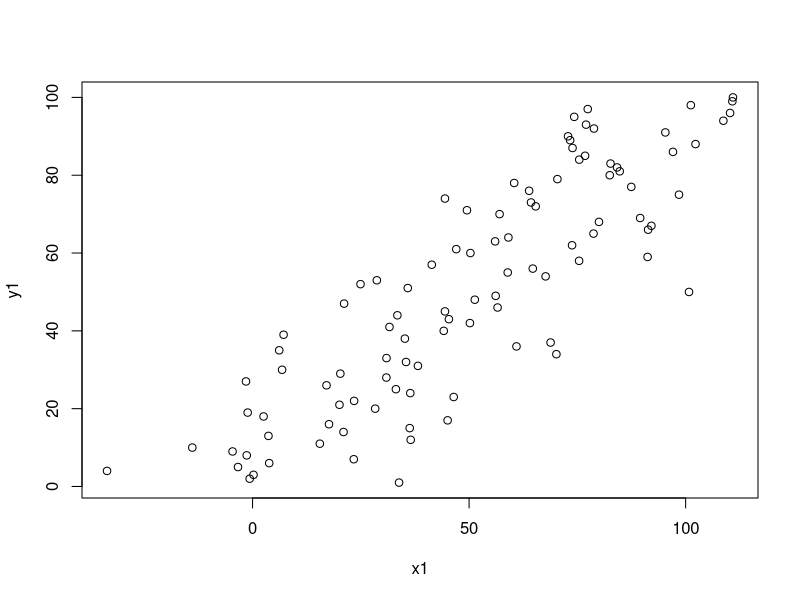
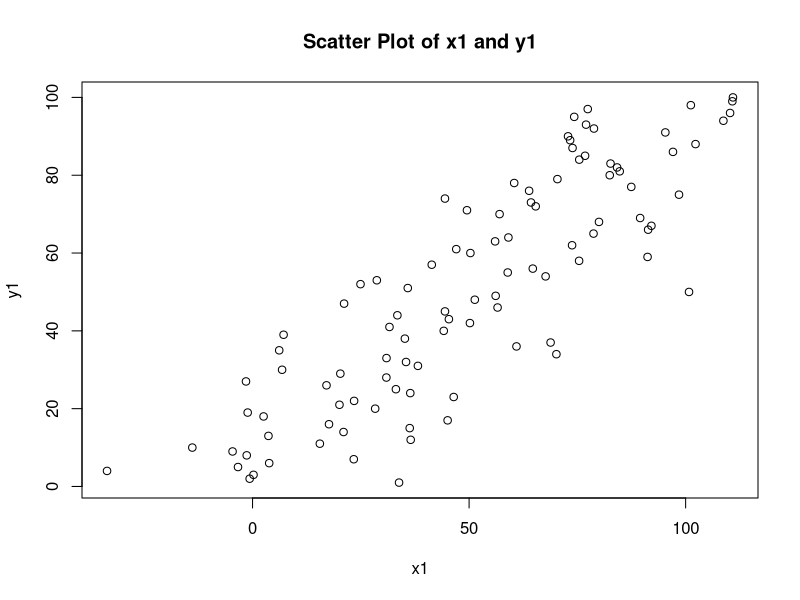
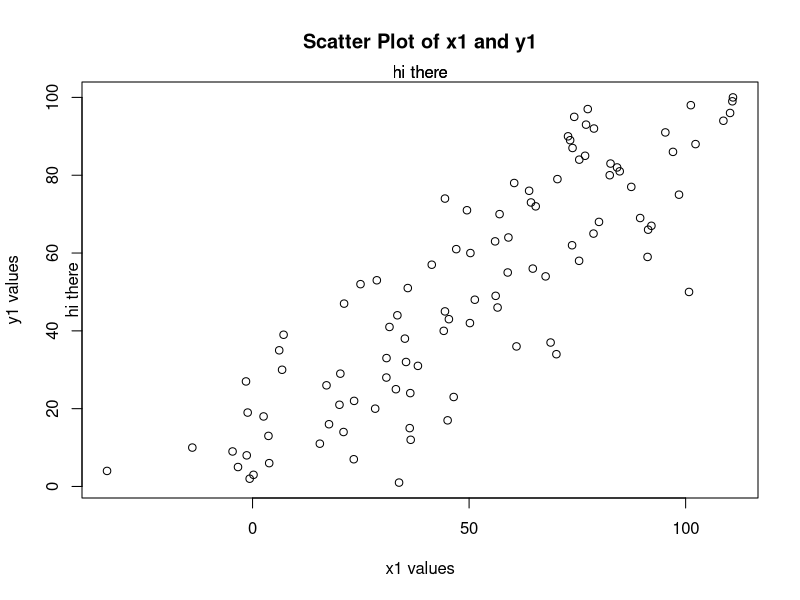
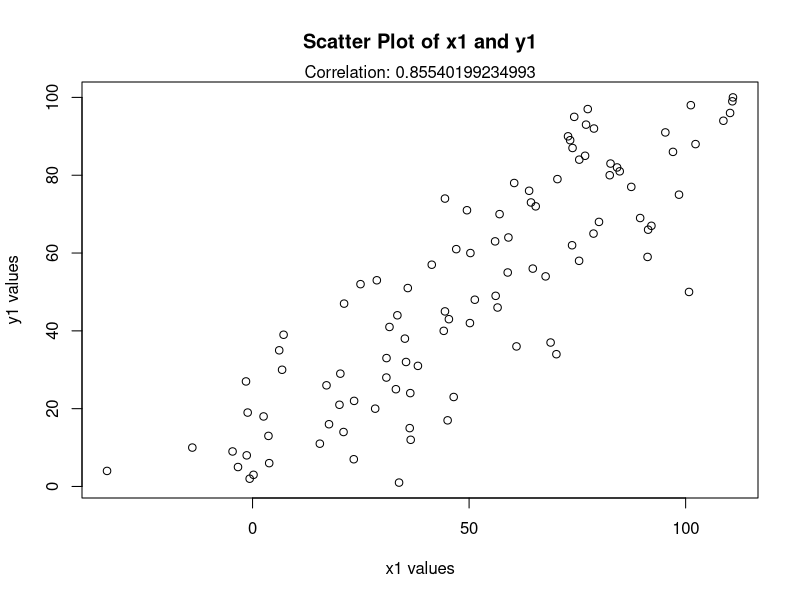
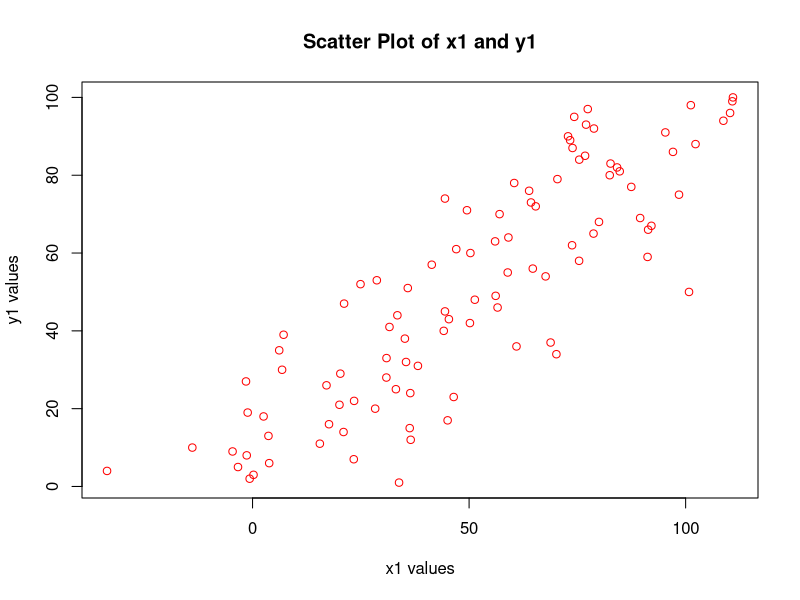
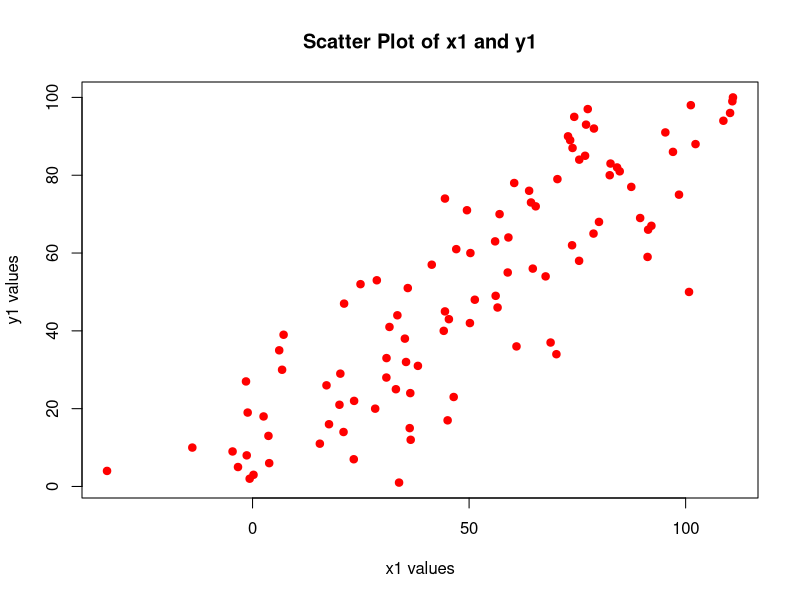
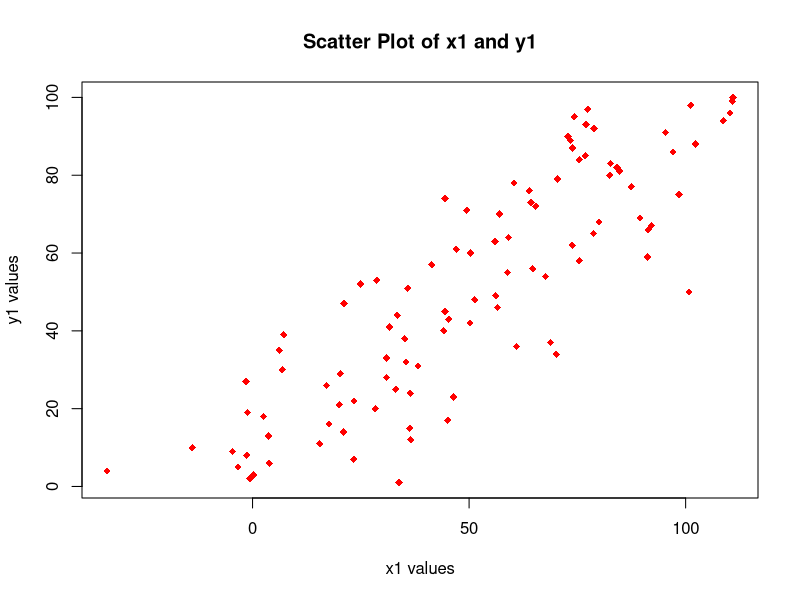
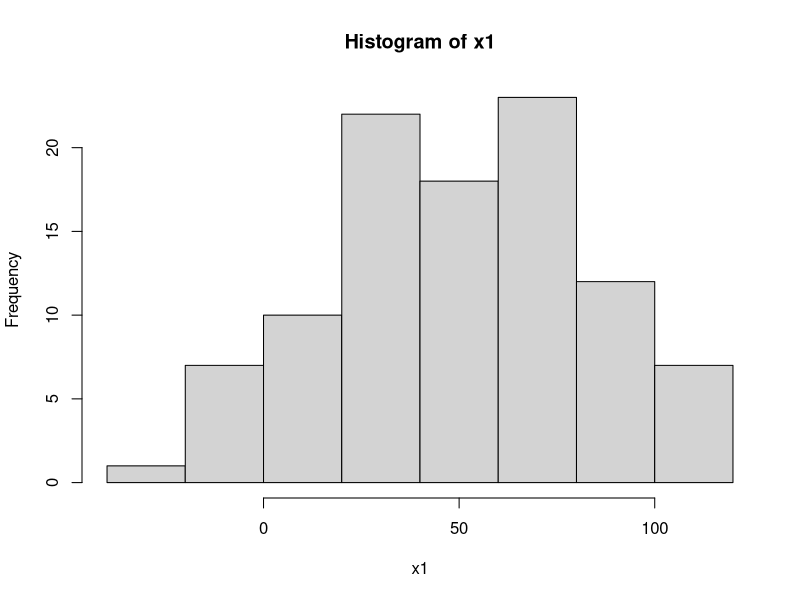

The R script that drew these images, in order:
###########################################################################################################
###### HackBio project - Data Science with R for Life Scientists: Beginners -- Extreme Plotting in R  #####
###########################################################################################################

set.seed(1001)
x1=1:100+rnorm(100,mean=0,sd=15)
y1=1:100

# save all the plots that will be generated 
pdf("plots_HackBio.pdf")

# 1. make a scatter plot using the x1 and y1 vectors
plot(x1, y1)

# 2. use the main argument to give a title to plot()
plot(x1, y1, main = "Scatter Plot of x1 and y1")

# 3. use the xlab and ylab argument to set a label for the x-axis and y-axis
plot(x1, y1, main = "Scatter Plot of x1 and y1", 
     xlab = "x1 values",
     ylab = "y1 values")

# 4. run mtext(side=3,text="hi there")
mtext(side=3,text="hi there")

# 5. check what mtext(side=2,text="hi there") does
mtext(side=2,text="hi there")

# 6. Use mtext() and paste() to put a margin text on the plot. You can use paste() as ‘text’ argument in mtext()
mtext(side=3,text=paste("hi there"))

# 7. use cor() on x1 and y1
cor(x1, y1)

# 8. display the correlation coefficient on the scatter plot
plot(x1, y1, main = "Scatter Plot of x1 and y1", 
     xlab = "x1 values",
     ylab = "y1 values")
mtext(side=3, text=paste("Correlation:", cor(x1,y1)))

# 9. change colors of the plot
plot(x1, y1, main = "Scatter Plot of x1 and y1", 
     xlab = "x1 values",
     ylab = "y1 values",
     col = "red")

# 10. use pch=19 command
plot(x1, y1, main = "Scatter Plot of x1 and y1", 
     xlab = "x1 values",
     ylab = "y1 values",
     col = "red",
     pch = 19)

# 11. use pch=18 command
plot(x1, y1, main = "Scatter Plot of x1 and y1", 
     xlab = "x1 values",
     ylab = "y1 values",
     col = "red",
     pch = 18)

# 12. make a histogram of x1 with hist()
hist(x1)

# 13. better the histogram with col, labels and title
hist(x1, xlab = "x1 values", ylab = "frequency", main = "Histogram of x1", col = "green")

# 14. make a boxplot of y1
boxplot(y1)

# 15. make a boxplot of x1 and y1
boxplot(x1, y1)

# 16. use horizontal = TRUE in the boxplot function
boxplot(x1, y1, horizontal = TRUE)

# 17. divide the screen to fit multiple figures par(mfrow=c(2,1))
par(mfrow=c(2,1))
boxplot(y1, ylab = "y1 values", main = "Boxplot of y1", col = "red")
hist(x1, xlab = "x1 values", ylab = "frequency", main = "Histogram of x1", col = "blue")

# 18. divide the screen to fit multiple figures with par(mfrow=c(1,2))
par(mfrow=c(1,2))
boxplot(y1, ylab = "y1 values", main = "Boxplot of y1", col = "red")
hist(x1, xlab = "x1 values", main = "Histogram of x1", col = "blue")

dev.off()
